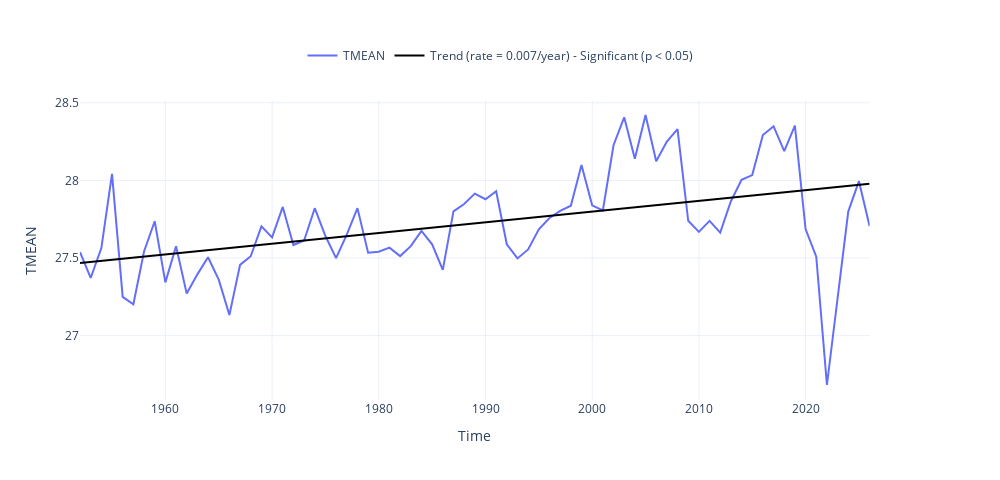

Notebook source saved alongside this figure:
### Code cell
dict_plot = [{'data' : st_data, 'var' : 'TMEAN', 'ax' : 1, 'label' : 'TMEAN'}]
fig = plot_timeseries_interactive(dict_plot, trendline=True, figsize = (25, 12))

glue("trend_fig_mean", fig_int_to_glue(fig), display=False)
